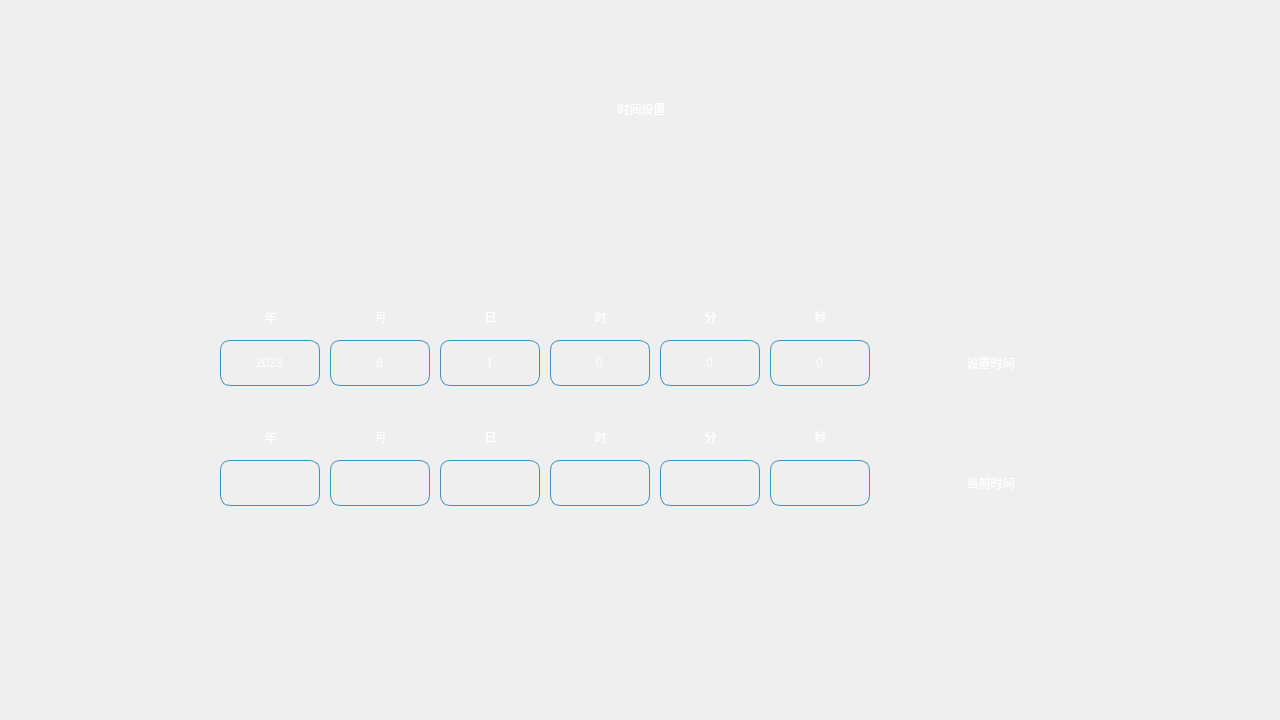
<?xml version="1.0" encoding="UTF-8"?>
<ui version="4.0">
 <class>Rtc</class>
 <widget class="QWidget" name="Rtc">
  <property name="geometry">
   <rect>
    <x>0</x>
    <y>0</y>
    <width>1280</width>
    <height>720</height>
   </rect>
  </property>
  <property name="windowTitle">
   <string>Form</string>
  </property>
  <property name="styleSheet">
   <string notr="true">background-image: url(:/image/main_menu/background2.png);</string>
  </property>
  <widget class="QPushButton" name="close_Btn">
   <property name="geometry">
    <rect>
     <x>40</x>
     <y>80</y>
     <width>116</width>
     <height>58</height>
    </rect>
   </property>
   <property name="minimumSize">
    <size>
     <width>116</width>
     <height>58</height>
    </size>
   </property>
   <property name="maximumSize">
    <size>
     <width>116</width>
     <height>58</height>
    </size>
   </property>
   <property name="styleSheet">
    <string notr="true">background:transparent;outline:none;border:0px;
background-image: url(:/image/FM/close_btn.png);</string>
   </property>
   <property name="text">
    <string/>
   </property>
  </widget>
  <widget class="QLabel" name="label_14">
   <property name="geometry">
    <rect>
     <x>1120</x>
     <y>20</y>
     <width>32</width>
     <height>23</height>
    </rect>
   </property>
   <property name="styleSheet">
    <string notr="true">background:transparent;
background-image: url(:/image/main_menu/WIFI.png);</string>
   </property>
   <property name="text">
    <string/>
   </property>
  </widget>
  <widget class="QLabel" name="label_11">
   <property name="geometry">
    <rect>
     <x>217</x>
     <y>80</y>
     <width>849</width>
     <height>58</height>
    </rect>
   </property>
   <property name="styleSheet">
    <string notr="true">background:transparent;
color: rgb(255, 255, 255);
background-image: url(:/image/FM/biaoti.png);</string>
   </property>
   <property name="text">
    <string>时间设置</string>
   </property>
   <property name="alignment">
    <set>Qt::AlignCenter</set>
   </property>
  </widget>
  <widget class="QLabel" name="label_15">
   <property name="geometry">
    <rect>
     <x>1180</x>
     <y>20</y>
     <width>15</width>
     <height>22</height>
    </rect>
   </property>
   <property name="styleSheet">
    <string notr="true">background:transparent;
background-image: url(:/image/main_menu/bt_down.png);</string>
   </property>
   <property name="text">
    <string/>
   </property>
  </widget>
  <widget class="QLabel" name="time_dis_lab">
   <property name="geometry">
    <rect>
     <x>0</x>
     <y>0</y>
     <width>211</width>
     <height>61</height>
    </rect>
   </property>
   <property name="font">
    <font>
     <family>Ubuntu Mono</family>
     <pointsize>8</pointsize>
     <weight>75</weight>
     <italic>false</italic>
     <bold>true</bold>
    </font>
   </property>
   <property name="styleSheet">
    <string notr="true">background:transparent;
color: rgb(255, 255, 255);</string>
   </property>
   <property name="text">
    <string/>
   </property>
   <property name="alignment">
    <set>Qt::AlignCenter</set>
   </property>
  </widget>
  <widget class="QLabel" name="label_13">
   <property name="geometry">
    <rect>
     <x>1220</x>
     <y>20</y>
     <width>21</width>
     <height>22</height>
    </rect>
   </property>
   <property name="styleSheet">
    <string notr="true">background:transparent;
background-image: url(:/image/main_menu/4g.png);</string>
   </property>
   <property name="text">
    <string/>
   </property>
  </widget>
  <widget class="QLineEdit" name="yEdit">
   <property name="geometry">
    <rect>
     <x>220</x>
     <y>340</y>
     <width>100</width>
     <height>46</height>
    </rect>
   </property>
   <property name="styleSheet">
    <string notr="true">background:transparent;
color: rgb(255, 255, 255);
border:1px solid #4091BF;border-radius:10px;</string>
   </property>
   <property name="text">
    <string>2023</string>
   </property>
   <property name="alignment">
    <set>Qt::AlignCenter</set>
   </property>
  </widget>
  <widget class="QLabel" name="label_16">
   <property name="geometry">
    <rect>
     <x>690</x>
     <y>301</y>
     <width>41</width>
     <height>31</height>
    </rect>
   </property>
   <property name="styleSheet">
    <string notr="true">background:transparent;
color: rgb(255, 255, 255);</string>
   </property>
   <property name="text">
    <string>分</string>
   </property>
   <property name="alignment">
    <set>Qt::AlignCenter</set>
   </property>
  </widget>
  <widget class="QLabel" name="label_17">
   <property name="geometry">
    <rect>
     <x>800</x>
     <y>301</y>
     <width>41</width>
     <height>31</height>
    </rect>
   </property>
   <property name="styleSheet">
    <string notr="true">background:transparent;
color: rgb(255, 255, 255);</string>
   </property>
   <property name="text">
    <string>秒</string>
   </property>
   <property name="alignment">
    <set>Qt::AlignCenter</set>
   </property>
  </widget>
  <widget class="QLabel" name="label_18">
   <property name="geometry">
    <rect>
     <x>580</x>
     <y>301</y>
     <width>41</width>
     <height>31</height>
    </rect>
   </property>
   <property name="styleSheet">
    <string notr="true">background:transparent;
color: rgb(255, 255, 255);</string>
   </property>
   <property name="text">
    <string>时</string>
   </property>
   <property name="alignment">
    <set>Qt::AlignCenter</set>
   </property>
  </widget>
  <widget class="QLineEdit" name="minEdit">
   <property name="geometry">
    <rect>
     <x>660</x>
     <y>340</y>
     <width>100</width>
     <height>46</height>
    </rect>
   </property>
   <property name="styleSheet">
    <string notr="true">background:transparent;
color: rgb(255, 255, 255);
border:1px solid #4091BF;border-radius:10px;</string>
   </property>
   <property name="text">
    <string>0</string>
   </property>
   <property name="alignment">
    <set>Qt::AlignCenter</set>
   </property>
  </widget>
  <widget class="QLineEdit" name="mEdit">
   <property name="geometry">
    <rect>
     <x>330</x>
     <y>340</y>
     <width>100</width>
     <height>46</height>
    </rect>
   </property>
   <property name="styleSheet">
    <string notr="true">background:transparent;
color: rgb(255, 255, 255);
border:1px solid #4091BF;border-radius:10px;</string>
   </property>
   <property name="text">
    <string>8</string>
   </property>
   <property name="alignment">
    <set>Qt::AlignCenter</set>
   </property>
  </widget>
  <widget class="QLineEdit" name="dEdit">
   <property name="geometry">
    <rect>
     <x>440</x>
     <y>340</y>
     <width>100</width>
     <height>46</height>
    </rect>
   </property>
   <property name="styleSheet">
    <string notr="true">background:transparent;
color: rgb(255, 255, 255);
border:1px solid #4091BF;border-radius:10px;</string>
   </property>
   <property name="text">
    <string>1</string>
   </property>
   <property name="alignment">
    <set>Qt::AlignCenter</set>
   </property>
  </widget>
  <widget class="QLabel" name="label_12">
   <property name="geometry">
    <rect>
     <x>240</x>
     <y>301</y>
     <width>61</width>
     <height>31</height>
    </rect>
   </property>
   <property name="styleSheet">
    <string notr="true">background:transparent;
color: rgb(255, 255, 255);</string>
   </property>
   <property name="text">
    <string>年</string>
   </property>
   <property name="alignment">
    <set>Qt::AlignCenter</set>
   </property>
  </widget>
  <widget class="QLabel" name="label_19">
   <property name="geometry">
    <rect>
     <x>470</x>
     <y>301</y>
     <width>41</width>
     <height>31</height>
    </rect>
   </property>
   <property name="styleSheet">
    <string notr="true">background:transparent;
color: rgb(255, 255, 255);</string>
   </property>
   <property name="text">
    <string>日</string>
   </property>
   <property name="alignment">
    <set>Qt::AlignCenter</set>
   </property>
  </widget>
  <widget class="QLineEdit" name="hEdit">
   <property name="geometry">
    <rect>
     <x>550</x>
     <y>340</y>
     <width>100</width>
     <height>46</height>
    </rect>
   </property>
   <property name="styleSheet">
    <string notr="true">background:transparent;
color: rgb(255, 255, 255);
border:1px solid #4091BF;border-radius:10px;</string>
   </property>
   <property name="text">
    <string>0</string>
   </property>
   <property name="alignment">
    <set>Qt::AlignCenter</set>
   </property>
  </widget>
  <widget class="QLineEdit" name="SecEdit">
   <property name="geometry">
    <rect>
     <x>770</x>
     <y>340</y>
     <width>100</width>
     <height>46</height>
    </rect>
   </property>
   <property name="styleSheet">
    <string notr="true">background:transparent;
color: rgb(255, 255, 255);
border:1px solid #4091BF;border-radius:10px;</string>
   </property>
   <property name="text">
    <string>0</string>
   </property>
   <property name="alignment">
    <set>Qt::AlignCenter</set>
   </property>
  </widget>
  <widget class="QLabel" name="label_20">
   <property name="geometry">
    <rect>
     <x>360</x>
     <y>301</y>
     <width>41</width>
     <height>31</height>
    </rect>
   </property>
   <property name="styleSheet">
    <string notr="true">background:transparent;
color: rgb(255, 255, 255);</string>
   </property>
   <property name="text">
    <string>月</string>
   </property>
   <property name="alignment">
    <set>Qt::AlignCenter</set>
   </property>
  </widget>
  <widget class="QPushButton" name="pushButton_setTimer">
   <property name="geometry">
    <rect>
     <x>910</x>
     <y>340</y>
     <width>161</width>
     <height>46</height>
    </rect>
   </property>
   <property name="styleSheet">
    <string notr="true">background:transparent;outline:none;border:0px;
background-image: url(:/image/BT/btn_img.png);
color: rgb(255, 255, 255);</string>
   </property>
   <property name="text">
    <string>设置时间</string>
   </property>
  </widget>
  <widget class="QLabel" name="label_21">
   <property name="geometry">
    <rect>
     <x>910</x>
     <y>460</y>
     <width>161</width>
     <height>46</height>
    </rect>
   </property>
   <property name="styleSheet">
    <string notr="true">background:transparent;
color: rgb(255, 255, 255);
background-image: url(:/image/BT/btn_img.png);</string>
   </property>
   <property name="text">
    <string>当前时间</string>
   </property>
   <property name="alignment">
    <set>Qt::AlignCenter</set>
   </property>
  </widget>
  <widget class="QLabel" name="label_22">
   <property name="geometry">
    <rect>
     <x>800</x>
     <y>421</y>
     <width>41</width>
     <height>31</height>
    </rect>
   </property>
   <property name="styleSheet">
    <string notr="true">background:transparent;
color: rgb(255, 255, 255);</string>
   </property>
   <property name="text">
    <string>秒</string>
   </property>
   <property name="alignment">
    <set>Qt::AlignCenter</set>
   </property>
  </widget>
  <widget class="QLabel" name="label_23">
   <property name="geometry">
    <rect>
     <x>580</x>
     <y>421</y>
     <width>41</width>
     <height>31</height>
    </rect>
   </property>
   <property name="styleSheet">
    <string notr="true">background:transparent;
color: rgb(255, 255, 255);</string>
   </property>
   <property name="text">
    <string>时</string>
   </property>
   <property name="alignment">
    <set>Qt::AlignCenter</set>
   </property>
  </widget>
  <widget class="QLabel" name="label_24">
   <property name="geometry">
    <rect>
     <x>690</x>
     <y>421</y>
     <width>41</width>
     <height>31</height>
    </rect>
   </property>
   <property name="styleSheet">
    <string notr="true">background:transparent;
color: rgb(255, 255, 255);</string>
   </property>
   <property name="text">
    <string>分</string>
   </property>
   <property name="alignment">
    <set>Qt::AlignCenter</set>
   </property>
  </widget>
  <widget class="QLabel" name="label_25">
   <property name="geometry">
    <rect>
     <x>470</x>
     <y>421</y>
     <width>41</width>
     <height>31</height>
    </rect>
   </property>
   <property name="styleSheet">
    <string notr="true">background:transparent;
color: rgb(255, 255, 255);</string>
   </property>
   <property name="text">
    <string>日</string>
   </property>
   <property name="alignment">
    <set>Qt::AlignCenter</set>
   </property>
  </widget>
  <widget class="QLabel" name="label_26">
   <property name="geometry">
    <rect>
     <x>240</x>
     <y>421</y>
     <width>61</width>
     <height>31</height>
    </rect>
   </property>
   <property name="styleSheet">
    <string notr="true">background:transparent;
color: rgb(255, 255, 255);</string>
   </property>
   <property name="text">
    <string>年</string>
   </property>
   <property name="alignment">
    <set>Qt::AlignCenter</set>
   </property>
  </widget>
  <widget class="QLabel" name="label_27">
   <property name="geometry">
    <rect>
     <x>360</x>
     <y>421</y>
     <width>41</width>
     <height>31</height>
    </rect>
   </property>
   <property name="styleSheet">
    <string notr="true">background:transparent;
color: rgb(255, 255, 255);</string>
   </property>
   <property name="text">
    <string>月</string>
   </property>
   <property name="alignment">
    <set>Qt::AlignCenter</set>
   </property>
  </widget>
  <widget class="QLabel" name="y_label">
   <property name="geometry">
    <rect>
     <x>220</x>
     <y>460</y>
     <width>100</width>
     <height>46</height>
    </rect>
   </property>
   <property name="styleSheet">
    <string notr="true">background:transparent;
color: rgb(255, 255, 255);
border:1px solid #4091BF;border-radius:10px;</string>
   </property>
   <property name="text">
    <string/>
   </property>
   <property name="alignment">
    <set>Qt::AlignCenter</set>
   </property>
  </widget>
  <widget class="QLabel" name="m_label">
   <property name="geometry">
    <rect>
     <x>330</x>
     <y>460</y>
     <width>100</width>
     <height>46</height>
    </rect>
   </property>
   <property name="styleSheet">
    <string notr="true">background:transparent;
color: rgb(255, 255, 255);
border:1px solid #4091BF;border-radius:10px;</string>
   </property>
   <property name="text">
    <string/>
   </property>
   <property name="alignment">
    <set>Qt::AlignCenter</set>
   </property>
  </widget>
  <widget class="QLabel" name="d_label">
   <property name="geometry">
    <rect>
     <x>440</x>
     <y>460</y>
     <width>100</width>
     <height>46</height>
    </rect>
   </property>
   <property name="styleSheet">
    <string notr="true">background:transparent;
color: rgb(255, 255, 255);
border:1px solid #4091BF;border-radius:10px;</string>
   </property>
   <property name="text">
    <string/>
   </property>
   <property name="alignment">
    <set>Qt::AlignCenter</set>
   </property>
  </widget>
  <widget class="QLabel" name="h_label">
   <property name="geometry">
    <rect>
     <x>550</x>
     <y>460</y>
     <width>100</width>
     <height>46</height>
    </rect>
   </property>
   <property name="styleSheet">
    <string notr="true">background:transparent;
color: rgb(255, 255, 255);
border:1px solid #4091BF;border-radius:10px;</string>
   </property>
   <property name="text">
    <string/>
   </property>
   <property name="alignment">
    <set>Qt::AlignCenter</set>
   </property>
  </widget>
  <widget class="QLabel" name="min_label">
   <property name="geometry">
    <rect>
     <x>660</x>
     <y>460</y>
     <width>100</width>
     <height>46</height>
    </rect>
   </property>
   <property name="styleSheet">
    <string notr="true">background:transparent;
color: rgb(255, 255, 255);
border:1px solid #4091BF;border-radius:10px;</string>
   </property>
   <property name="text">
    <string/>
   </property>
   <property name="alignment">
    <set>Qt::AlignCenter</set>
   </property>
  </widget>
  <widget class="QLabel" name="sec_label">
   <property name="geometry">
    <rect>
     <x>770</x>
     <y>460</y>
     <width>100</width>
     <height>46</height>
    </rect>
   </property>
   <property name="styleSheet">
    <string notr="true">background:transparent;
color: rgb(255, 255, 255);
border:1px solid #4091BF;border-radius:10px;</string>
   </property>
   <property name="text">
    <string/>
   </property>
   <property name="alignment">
    <set>Qt::AlignCenter</set>
   </property>
  </widget>
 </widget>
 <resources/>
 <connections/>
</ui>
